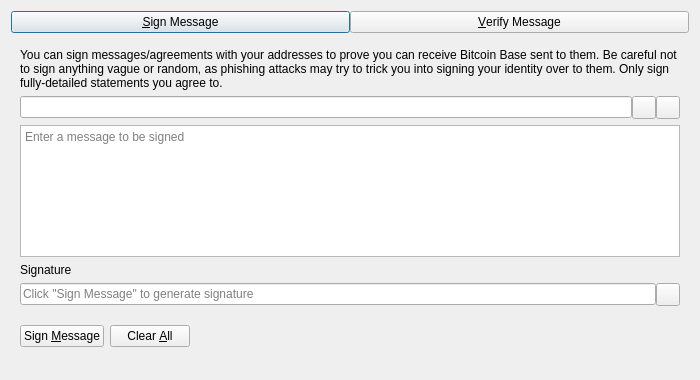
<?xml version="1.0" encoding="UTF-8"?>
<ui version="4.0">
 <class>SignVerifyMessageDialog</class>
 <widget class="QDialog" name="SignVerifyMessageDialog">
  <property name="geometry">
   <rect>
    <x>0</x>
    <y>0</y>
    <width>700</width>
    <height>380</height>
   </rect>
  </property>
  <property name="windowTitle">
   <string>Signatures - Sign / Verify a Message</string>
  </property>
  <property name="modal">
   <bool>true</bool>
  </property>
  <layout class="QVBoxLayout" name="verticalLayout">
   <item>
    <layout class="QHBoxLayout" name="horizontalLayout_Buttons_2">
     <property name="spacing">
      <number>0</number>
     </property>
     <property name="topMargin">
      <number>0</number>
     </property>
     <item>
      <widget class="QPushButton" name="btnSignMessage">
       <property name="text">
        <string>&amp;Sign Message</string>
       </property>
       <property name="checkable">
        <bool>true</bool>
       </property>
      </widget>
     </item>
     <item>
      <widget class="QPushButton" name="btnVerifyMessage">
       <property name="text">
        <string>&amp;Verify Message</string>
       </property>
       <property name="checkable">
        <bool>true</bool>
       </property>
      </widget>
     </item>
    </layout>
   </item>
   <item>
    <widget class="QStackedWidget" name="stackedWidgetSig">
     <property name="minimumSize">
      <size>
       <width>0</width>
       <height>0</height>
      </size>
     </property>
     <property name="currentIndex">
      <number>0</number>
     </property>
     <widget class="QWidget" name="pageSignMessage">
      <layout class="QVBoxLayout" name="verticalLayout_SM">
       <item>
        <widget class="QLabel" name="infoLabel_SM">
         <property name="text">
          <string>You can sign messages/agreements with your addresses to prove you can receive Bitcoin Base sent to them. Be careful not to sign anything vague or random, as phishing attacks may try to trick you into signing your identity over to them. Only sign fully-detailed statements you agree to.</string>
         </property>
         <property name="textFormat">
          <enum>Qt::PlainText</enum>
         </property>
         <property name="wordWrap">
          <bool>true</bool>
         </property>
        </widget>
       </item>
       <item>
        <layout class="QHBoxLayout" name="horizontalLayout_1_SM">
         <property name="spacing">
          <number>0</number>
         </property>
         <item>
          <widget class="QValidatedLineEdit" name="addressIn_SM">
           <property name="toolTip">
            <string>The Bitcoin Base address to sign the message with</string>
           </property>
          </widget>
         </item>
         <item>
          <widget class="QToolButton" name="addressBookButton_SM">
           <property name="toolTip">
            <string>Choose previously used address</string>
           </property>
           <property name="text">
            <string/>
           </property>
           <property name="shortcut">
            <string>Alt+A</string>
           </property>
          </widget>
         </item>
         <item>
          <widget class="QToolButton" name="pasteButton_SM">
           <property name="toolTip">
            <string>Paste address from clipboard</string>
           </property>
           <property name="text">
            <string/>
           </property>
           <property name="shortcut">
            <string>Alt+P</string>
           </property>
          </widget>
         </item>
        </layout>
       </item>
       <item>
        <widget class="QPlainTextEdit" name="messageIn_SM">
         <property name="toolTip">
          <string>Enter the message you want to sign here</string>
         </property>
         <property name="placeholderText">
          <string>Enter a message to be signed</string>
         </property>
        </widget>
       </item>
       <item>
        <widget class="QLabel" name="signatureLabel_SM">
         <property name="text">
          <string>Signature</string>
         </property>
         <property name="textFormat">
          <enum>Qt::PlainText</enum>
         </property>
        </widget>
       </item>
       <item>
        <layout class="QHBoxLayout" name="horizontalLayout_2_SM">
         <property name="spacing">
          <number>0</number>
         </property>
         <item>
          <widget class="QLineEdit" name="signatureOut_SM">
           <property name="placeholderText">
            <string>Click "Sign Message" to generate signature</string>
           </property>
           <property name="readOnly">
            <bool>true</bool>
           </property>
          </widget>
         </item>
         <item>
          <widget class="QToolButton" name="copySignatureButton_SM">
           <property name="toolTip">
            <string>Copy the current signature to the system clipboard</string>
           </property>
           <property name="text">
            <string/>
           </property>
          </widget>
         </item>
        </layout>
       </item>
       <item>
        <layout class="QHBoxLayout" name="horizontalLayout_3_SM">
         <item>
          <widget class="QPushButton" name="signMessageButton_SM">
           <property name="toolTip">
            <string>Sign the message to prove you own this Bitcoin Base address</string>
           </property>
           <property name="text">
            <string>Sign &amp;Message</string>
           </property>
           <property name="autoDefault">
            <bool>false</bool>
           </property>
          </widget>
         </item>
         <item>
          <widget class="QPushButton" name="clearButton_SM">
           <property name="toolTip">
            <string>Reset all sign message fields</string>
           </property>
           <property name="text">
            <string>Clear &amp;All</string>
           </property>
           <property name="autoDefault">
            <bool>false</bool>
           </property>
          </widget>
         </item>
         <item>
          <spacer name="horizontalSpacer_1_SM">
           <property name="orientation">
            <enum>Qt::Horizontal</enum>
           </property>
           <property name="sizeHint" stdset="0">
            <size>
             <width>40</width>
             <height>48</height>
            </size>
           </property>
          </spacer>
         </item>
         <item>
          <widget class="QLabel" name="statusLabel_SM">
           <property name="text">
            <string/>
           </property>
           <property name="wordWrap">
            <bool>true</bool>
           </property>
          </widget>
         </item>
         <item>
          <spacer name="horizontalSpacer_2_SM">
           <property name="orientation">
            <enum>Qt::Horizontal</enum>
           </property>
           <property name="sizeHint" stdset="0">
            <size>
             <width>40</width>
             <height>48</height>
            </size>
           </property>
          </spacer>
         </item>
        </layout>
       </item>
      </layout>
     </widget>
     <widget class="QWidget" name="pageVerifyMessage">
      <layout class="QVBoxLayout" name="verticalLayout_VM">
       <item>
        <widget class="QLabel" name="infoLabel_VM">
         <property name="text">
          <string>Enter the receiver's address, message (ensure you copy line breaks, spaces, tabs, etc. exactly) and signature below to verify the message. Be careful not to read more into the signature than what is in the signed message itself, to avoid being tricked by a man-in-the-middle attack. Note that this only proves the signing party receives with the address, it cannot prove sendership of any transaction!</string>
         </property>
         <property name="textFormat">
          <enum>Qt::PlainText</enum>
         </property>
         <property name="alignment">
          <set>Qt::AlignLeading|Qt::AlignLeft|Qt::AlignTop</set>
         </property>
         <property name="wordWrap">
          <bool>true</bool>
         </property>
        </widget>
       </item>
       <item>
        <layout class="QHBoxLayout" name="horizontalLayout_1_VM">
         <property name="spacing">
          <number>0</number>
         </property>
         <item>
          <widget class="QValidatedLineEdit" name="addressIn_VM">
           <property name="toolTip">
            <string>The Bitcoin Base address the message was signed with</string>
           </property>
          </widget>
         </item>
         <item>
          <widget class="QToolButton" name="addressBookButton_VM">
           <property name="toolTip">
            <string>Choose previously used address</string>
           </property>
           <property name="text">
            <string/>
           </property>
           <property name="shortcut">
            <string>Alt+A</string>
           </property>
          </widget>
         </item>
        </layout>
       </item>
       <item>
        <widget class="QPlainTextEdit" name="messageIn_VM">
          <property name="toolTip">
            <string>The signed message to verify</string>
          </property>
          <property name="placeholderText">
            <string>Enter a message to be verified</string>
          </property>
        </widget>
       </item>
       <item>
        <widget class="QValidatedLineEdit" name="signatureIn_VM">
          <property name="toolTip">
            <string>The signature given when the message was signed</string>
          </property>
          <property name="placeholderText">
            <string>Enter a signature for the message to be verified</string>
          </property>
        </widget>
       </item>
       <item>
        <layout class="QHBoxLayout" name="horizontalLayout_2_VM">
         <item>
          <widget class="QPushButton" name="verifyMessageButton_VM">
           <property name="toolTip">
            <string>Verify the message to ensure it was signed with the specified Bitcoin Base address</string>
           </property>
           <property name="text">
            <string>Verify &amp;Message</string>
           </property>
           <property name="autoDefault">
            <bool>false</bool>
           </property>
          </widget>
         </item>
         <item>
          <widget class="QPushButton" name="clearButton_VM">
           <property name="toolTip">
            <string>Reset all verify message fields</string>
           </property>
           <property name="text">
            <string>Clear &amp;All</string>
           </property>
           <property name="autoDefault">
            <bool>false</bool>
           </property>
          </widget>
         </item>
         <item>
          <spacer name="horizontalSpacer_1_VM">
           <property name="orientation">
            <enum>Qt::Horizontal</enum>
           </property>
           <property name="sizeHint" stdset="0">
            <size>
             <width>40</width>
             <height>48</height>
            </size>
           </property>
          </spacer>
         </item>
         <item>
          <widget class="QLabel" name="statusLabel_VM">
           <property name="text">
            <string/>
           </property>
           <property name="wordWrap">
            <bool>true</bool>
           </property>
          </widget>
         </item>
         <item>
          <spacer name="horizontalSpacer_2_VM">
           <property name="orientation">
            <enum>Qt::Horizontal</enum>
           </property>
           <property name="sizeHint" stdset="0">
            <size>
             <width>40</width>
             <height>48</height>
            </size>
           </property>
          </spacer>
         </item>
        </layout>
       </item>
      </layout>
     </widget>
    </widget>
   </item>
  </layout>
 </widget>
 <customwidgets>
  <customwidget>
   <class>QValidatedLineEdit</class>
   <extends>QLineEdit</extends>
   <header>qt/qvalidatedlineedit.h</header>
  </customwidget>
 </customwidgets>
 <resources>
  <include location="../bitcoinbase.qrc"/>
 </resources>
 <connections/>
</ui>
